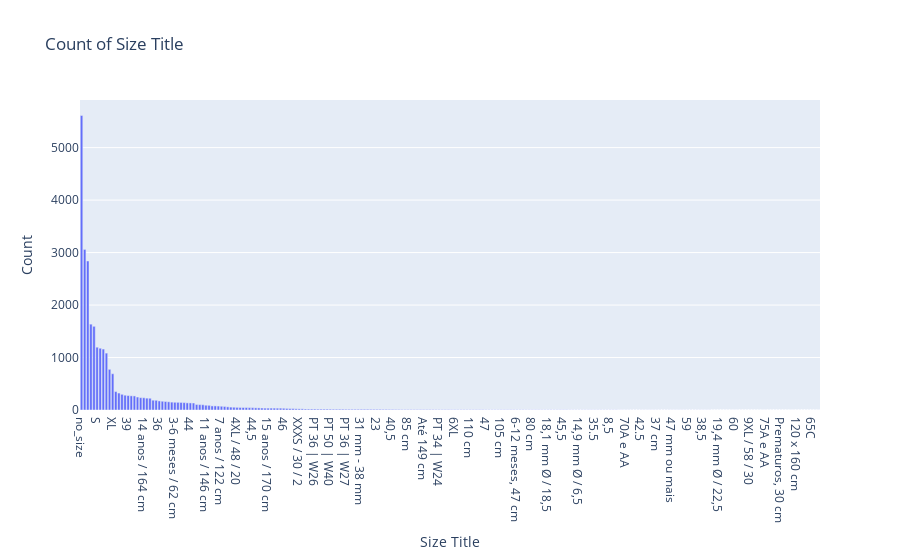

The notebook cell this image was saved under:
### Markdown cell above
## Taking a deeper look into size title

Size title has unbalanced labels.
- Sizes can be further divided into product types. For instance, we have:
    - M, XL, S, etc which are the standard clothing sizes
    - no_size for the products which do not have size labels
    - numeric sizes (40, 41) which refers to footwear
    - kids sizes (8 anos, 12 anos, etc)
    - cup sizes (95D, 80B)
    - jewelry (which im assuming 30 mm diameter refers to)
    - volume units (40 x 45 cm)
    - weight units (9-18kgs)
    - jeans sizes (waist measurements W33)

### Code cell
import plotly.express as px

# Assuming your DataFrame is called data
fig = px.bar(data['size_title'].value_counts(), 
             x=data['size_title'].value_counts().index, 
             y=data['size_title'].value_counts().values,
             labels={'x': 'Size Title', 'y': 'Count'},
             title='Count of Size Title')
fig

### Figure 1 — Plotly figure (JSON) as saved in the notebook; plotly's stock layout.template omitted (floating-point values rounded to 4 significant figures; data arrays with more than 128 entries replaced by an {"elided": "..."} marker saying what was removed)
{"data": [{"alignmentgroup": "True", "hovertemplate": "Size Title=%{x}<br>Count=%{y}<extra></extra>", "legendgroup": "", "marker": {"color": "#636efa", "pattern": {"shape": ""}}, "name": "", "offsetgroup": "", "orientation": "v", "showlegend": false, "textposition": "auto", "type": "bar", "x": {"elided": "238 str values"}, "xaxis": "x", "y": {"elided": "238 int values"}, "yaxis": "y"}], "layout": {"barmode": "relative", "legend": {"tracegroupgap": 0}, "title": {"text": "Count of Size Title"}, "xaxis": {"anchor": "y", "domain": [0, 1], "title": {"text": "Size Title"}}, "yaxis": {"anchor": "x", "domain": [0, 1], "title": {"text": "Count"}}}}
